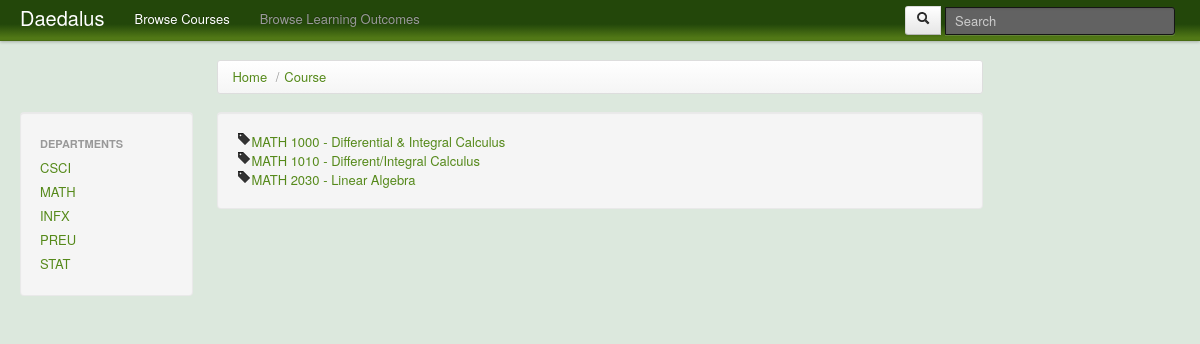
Screenshot of /index.php?q=course/MATH with the database file from the repository.
### tables this page shows
CREATE TABLE `dae_course` (
  `id` int(11) NOT NULL auto_increment,
  `course_code` varchar(4) NOT NULL,
  `course_number` int(11) NOT NULL,
  `course_name` varchar(150) NOT NULL,
  `course` varchar(9) default NULL,
  `mapped` tinyint(4) NOT NULL default '0',
  `viewable` tinyint(4) NOT NULL default '1',
  PRIMARY KEY  (`id`)
);

### index.php (called while the page is built, shortened)
<?php
	require_once('./classes/ContentEngine.php');
	require_once('./classes/Courses.php');
	require_once('./classes/Query.php');
	$generator = new ContentEngine();
?>

### classes/Query.php (called while the page is built, shortened)
<?php
require_once('config/mysql.config.php');
$mysql_link = $mysql_link;
class Query {
  public static function escapeString($array) {
    global $mysql_link;
    $escaped_array = array();
    foreach($array as $key=>$val) {
      $escapedKey = mysqli_real_escape_string($mysql_link, $key);
      $escapedVal = mysqli_real_escape_string($mysql_link, $val);
      $escaped_array[$escapedKey] = $escapedVal;
    }
    return $escaped_array;
  }
  public static function d_query($query) {
    global $mysql_link;
    $x = mysqli_query($mysql_link, $query) or die(mysqli_error($mysql_link));
    return $x;
  }
  public static function d_queryCol($table, $colName, $whereConditions=null, $sort=null, $limit=null) {
    $query = "
      SELECT DISTINCT(".$colName.")
      FROM `$table` ";
    $result = self::d_query($query);
    $row_array = array();
    while($row = mysqli_fetch_assoc($result)) {
      $row_array[] = $row[$colName];
    }
    return $row_array;
  }
  public static function d_queryAll($table, $whereConditions=null, $sort=null, $limit=null) {
    $query = "
      SELECT *
      FROM `$table` ";
    if(is_array($whereConditions)) {
      $query .= "WHERE ";
      $count = count($whereConditions);
      $whereConditions = self::escapeString($whereConditions);
      foreach($whereConditions as $col=>$val) {
        $query .= "$col = '$val' ";
      }
    }
    else if($whereConditions) {
      die('Error: query where conditions');
      return null;
    }
		if($sort) {
			$query .= 'ORDER BY '.$sort.' ';
		}
    $result = self::d_query($query);
    $row_array = array();
    while($row = mysqli_fetch_assoc($result)) {
      $row_array[] = (object)$row;
    }
    return $row_array;
  }
}

### classes/Courses.php (the view, shortened to what this page needs)
<?php
require_once('Query.php');
class Courses {
  public static function getCourseCodeList() {
    return Query::d_queryCol('dae_course', 'course_code');
  }
  public static function getBrowseCourseList() {
    $courseCode_array = self::getCourseCodeList();
    $courses_list = array();
    foreach($courseCode_array as $code) {
      $courses_array = Query::d_queryAll('dae_course', array('course_code'=>$code), 'course_number');
      foreach($courses_array as $course_obj) {
        $course_obj->hyperlink = '<a href="index.php?q=course/'.strtolower($course_obj->course_code).'/'.$course_obj->course_number .'">'. $course_obj->course .' - '. $course_obj->course_name .'</a>';
        $courses_list[$code][$course_obj->course_number] = $course_obj;
      }
    }
    return $courses_list;
  }
}
?>

### classes/ContentEngine.php (shortened to what this page needs)
<?php
require_once('Query.php');
require_once('Courses.php');
Class ContentEngine{
	protected $data;
	protected $path;
	protected $page;
	public function __construct(){
		$this->data = '';
		$this->path = explode('/',(isset($_GET['q']))?$_GET['q']:'');
		$this->page = $this->path[0];
		$this->generateContent();
		print $this->data;
	}
	private function getTitle(){
		return 'Daedalus';
	}
	private function generateContent(){
		$selected = '';
		if( isset($this->path[2]) ){
			if( $this->path[0] == 'course' ){
				$selected = 'course';
			}
			else if ( $this->path[0] == 'slo' && $this->path[1] == 'cloud' ){
				$selected = 'tagCloud';
			}
			else{
				redirect_home();
			}
		}
		else if( isset($this->path[1]) ){
			if( $this->path[0] == 'course' ){
				$selected = 'department';
			}
		}
		$leftWing = $selected.'_leftWing';
		$content = $selected.'_content';
		$rightWing = $selected.'_rightWing';
		if( ! method_exists($this,$rightWing) ){
			$rightWing = 'default_rightWing';
		}
		$this->addLeftWing($leftWing);
		$this->addContent($content);
		$this->addRightWing($rightWing);
		$this->addContainer();
		$this->prependNavBar();
		$this->addBody();
		$this->prependHead();
		$this->addHtml();
	}
	private function getBreadcrumbs() {
		$args = $this->path;
		$breadcrumb_string = '
			<ul class="breadcrumb">
				<li>
					<a href="index.php">Home</a> <span class="divider">/</span>
				</li>';
		$url = 'index.php?q=';
		$arrsize = count($args);
		for($i = 0; $i<$arrsize-1; $i++) {
			$breadCrumb_arg = strtolower($args[$i]);
			if($i == 0) {
				$url .= $breadCrumb_arg;
			}
			else {
				$url .= '/'.$breadCrumb_arg;
			}
			$breadcrumb_string .= '<li>
				<a href="'.$url.'">';
			if( $this->path[0] == 'course' && $i==1 ){
				$breadcrumb_string .= strtoupper($args[$i]);
			}
			else if( $this->path[0] == 'slo' && $i==1 ){
				$slo = SLO::getSLO($args[$i]);
				$breadcrumb_string.= $slo->slo_text;
			}else{
				$breadcrumb_string .= ucfirst(strtolower($args[$i]));
			}
			$breadcrumb_string.= '</a>';
		}
		$breadcrumb_string .= '</ul>';
		return $breadcrumb_string;
	}
	private function addContainer(){
		$this->data = '
		<div class="container-fluid">
			<div class="row-fluid">
        <div class="span2"></div>
        <div class="span8">
          '.$this->getBreadcrumbs().'
         </div>
			</div>
			<div class="row-fluid">
				'.$this->data.'
			</div>
		</div>';
	}
	private function addBody(){
		$this->data = "<body>\n$this->data\n\t\t</body>";
	}
	private function addHtml(){
		$this->data = '<!DOCTYPE html>'."\n".'<html>'."\n" . $this->data ."\n". '</html>'."\n";
	}
	private function prependHead(){
		$this->data = '
		<head>
			<title>'.$this->getTitle().'</title>
			<link href="css/bootstrap.css" rel="stylesheet">
			<link href="css/style.css" rel="stylesheet" type="text/css" /a>
			<script type="text/javascript" src="http://ajax.googleapis.com/ajax/libs/jquery/1.7.2/jquery.js"></script>
			<script type="text/javascript" src="js/bootstrap-tab.js"></script>
			<script type="text/javascript" src="js/courseContent.js"></script>
			<script type="text/javascript" src="js/bootstrap-tooltip.js"></script>
			<script type="text/javascript" src="js/bootstrap-popover.js"></script>
			<script type="text/javascript" src="js/bootstrap-dropdown.js"></script>
			<script>
				$(function (){
					$(".right-wing-item").popover(
						{placement: \'left\'}
					);
			  		$(".left-wing-item").popover();
				});
			</script>
			<style>
				body{
					padding-top: 60px;
				}
			</style>
		</head>
		'.$this->data;
	}
	private function prependNavBar(){
		$this->navBarDefault();
	}
	private function navBarDefault(){
		$dropDownItems = "";
		$code = Courses::getCourseCodeList();
		foreach($code as $value)
		{
			$li = "<li><a href=\"index.php?q=course/".$value."\">";
			$li .= $value;
			$li .= "</a></li>\n";
			$dropDownItems .= $li;
		}
		$this->data.= '
		<div class="navbar navbar-fixed-top">
			<div class="navbar-inner">
				<div class="container-fluid">
					<a class="btn btn-navbar" data-toggle="collapse" data-target=".nav-collapse">
						<span class="icon-bar"></span>
						<span class="icon-bar"></span>
						<span class="icon-bar"></span>
					</a>
					<a class="'.($this->page==''?'brand-select':'brand').'" href="index.php">Daedalus</a>
					<div class="btn-group pull-right">
						<div class="input-prepend">
							<form class="navbar-search pull-left" action="index.php?q=search" method="POST">
								<button type="submit" class="btn"><i class="icon-search"></i></button>
								<input type="text" class="search-query" placeholder="Search" id="search" name="terms">
							</form>
						</div>
					</div>
					<div class="nav-collapse">
						<ul class="nav">
							<li class="dropdown '.($this->page=='course'?'active':'').'">
							<a href="#" class="dropdown-toggle" data-toggle="dropdown">
								Browse Courses
							</a>
								<ul class="dropdown-menu">
									<li><a href="index.php?q=course">All Courses</a></li>
									 <li class="divider"></li>
									'.
										$dropDownItems
									.'
								</ul>
							</li>
						</ul>
						<ul class="nav">
							<li class="dropdown '.($this->page=='slo'?'active	':'').'">
								<a href="#" class="dropdown-toggle" data-toggle="dropdown">
									Browse Learning Outcomes
								</a>
								<ul class="dropdown-menu">
									<li><a href="index.php?q=slo">Learning Outcomes</a></li>
									<li><a href="index.php?q=slo/cloud">Tag Cloud</a></li>
								</ul>
							</li>
						</ul>
					</div>
				</div>
		    </div>
		</div>';
	}
	private function addLeftWing($func){
		$this->data .= '<div class="span2">';
		if( method_exists($this,$func) ) $this->$func();
		else $this->default_leftWing();
		$this->data.= '</div>';
	}
	private function addContent($func){
		$this->data .= '
		<div class="container span8">';
		$this->data.='<div class="well">';
		( method_exists($this,$func) ? $this->$func() : $this->default_content );
		$this->data.= '
			</div>
		</div>';
	}
	private function addRightWing($func){
		$this->data .= '
		<div class="span2">';
		$this->data.= '</div>';
	}
	private function department_leftWing(){
		$courseCode_array = Courses::getCourseCodeList();
		$string = '
		<ul class="well nav nav-list">
			<li class="nav-header">Departments</li>';
		foreach($courseCode_array as $code) {
			$string .= '<li><a href="index.php?q=course/'.strtolower($code).'">'.$code.'</a></li>';
		}
		$this->data .= $string;
	}
	private function department_content(){
		$args = $this->path;
		$courses_list = Courses::getBrowseCourseList();
		$output_string = '';
		foreach($courses_list[strtoupper($args[1])] as $obj) {
			$output_string .= '<i class="icon-tag"></i>'.$obj->hyperlink .'<br />';
		}
		$this->data .= $output_string;
	}
}

### css/style.css (style rules this page uses)
body { margin-top: 0px; background-color: #DCE8DD; background-repeat: repeat-y; background-repeat: repeat-x; color: black; }
.navbar-inner { background: #23470a; background: -moz-linear-gradient(top, #23470a 59%, #517816 92%); background: -webkit-gradient(linear, left top, left bottom, color-stop(59%,#23470a), color-stop(92%,#517816)); background: -webkit-linear-gradient(top, #23470a 59%,#517816 92%); background: -o-linear-gradient(top, #23470a 59%,#517816 92%); background: -ms-linear-gradient(top, #23470a 59%,#517816 92%); background: linear-gradient(to bottom, #23470a 59%,#517816 92%); filter: progid:DXImageTransform.Microsoft.gradient( startColorstr='#23470a', endColorstr='#517816',GradientType=0 ); }
.navbar .nav .active > a, .navbar .nav .active > a:active { color: #ffffff; text-decoration: none; }
.well { min-height: 20px; padding: 19px; margin-bottom: 20px; background-color: #f5f5f5; border: 1px solid #ffffff; border: 1px solid rgba(0, 0, 0, 0.05); -webkit-border-radius: 4px; -moz-border-radius: 4px; border-radius: 4px; -webkit-box-shadow: inset 0 1px 1px rgba(0, 0, 0, 0.05); -moz-box-shadow: inset 0 1px 1px rgba(0, 0, 0, 0.05); box-shadow: inset 0 1px 1px rgba(0, 0, 0, 0.05); }

### classes/ContentEngine.php (style rules this page uses)
body { padding-top: 60px; }

### rows the page displays
dae_course: course "MATH 1000", course_name "Differential & Integral Calculus"
dae_course: course "MATH 1010", course_name "Different/Integral Calculus"
dae_course: course "MATH 2030", course_name "Linear Algebra"

### other values shown
$code "CSCI"
$code "MATH"
$code "INFX"
$code "PREU"
$code "STAT"
